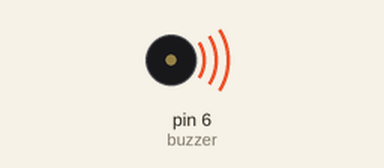
Recording of a sketch running on a simulated Arduino Uno, built with avr-gcc and run on an emulated ATmega328P. Shown: buzzer (waves = sounding).

Above: at 0.1 s.
Timing chart, 0 to 1.6 s (numbered marks = the images above):
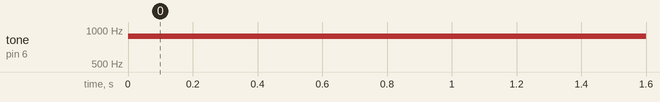

The sketch:

test1.ino
```cpp
//#include "LEDMatrix.h"
int buzzer = 6;
/*
void EvenCols(){
  digitalWrite(COL1, HIGH);
  digitalWrite(COL2, HIGH);
  digitalWrite(COL3, LOW);
  digitalWrite(COL4, HIGH);
  digitalWrite(COL5, HIGH);
  digitalWrite(COL6, LOW);
  digitalWrite(COL7, HIGH);
  digitalWrite(COL8, HIGH);
}
*/


void setup() {
  // put your setup code here, to run once:
  pinMode(buzzer, OUTPUT);
  //Set LED Matrix to output
  //LEDSetup();
}

void loop() {
  // put your main code here, to run repeatedly:
  //LightShow();
  tone(buzzer, 880);
}
```

Measured:
- by itself, tone on pin 6 (buzzer): silent → 880 Hz at 0.00 s
